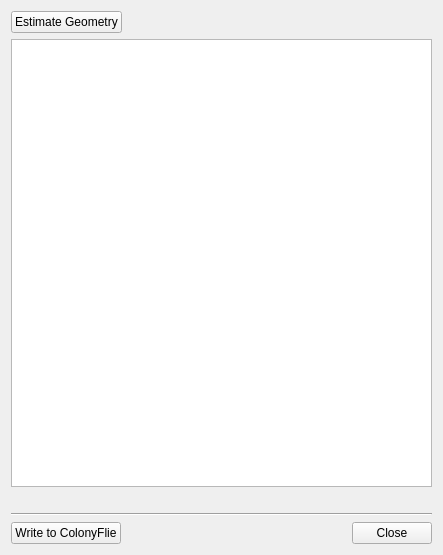
<?xml version="1.0" encoding="UTF-8"?>
<ui version="4.0">
 <class>Form</class>
 <widget class="QWidget" name="Form">
  <property name="windowModality">
   <enum>Qt::ApplicationModal</enum>
  </property>
  <property name="geometry">
   <rect>
    <x>0</x>
    <y>0</y>
    <width>443</width>
    <height>555</height>
   </rect>
  </property>
  <property name="windowTitle">
   <string>Basestation Geometry Managment</string>
  </property>
  <layout class="QVBoxLayout" name="verticalLayout_4">
   <item>
    <layout class="QVBoxLayout" name="verticalLayout">
     <item>
      <layout class="QHBoxLayout" name="horizontalLayout">
       <item>
        <widget class="QPushButton" name="_estimate_geometry_button">
         <property name="text">
          <string>Estimate Geometry</string>
         </property>
        </widget>
       </item>
       <item>
        <spacer name="horizontalSpacer_2">
         <property name="orientation">
          <enum>Qt::Horizontal</enum>
         </property>
         <property name="sizeHint" stdset="0">
          <size>
           <width>40</width>
           <height>20</height>
          </size>
         </property>
        </spacer>
       </item>
      </layout>
     </item>
     <item>
      <widget class="QTableView" name="_table_view"/>
     </item>
     <item>
      <layout class="QHBoxLayout" name="horizontalLayout_4">
       <item>
        <spacer name="horizontalSpacer_3">
         <property name="orientation">
          <enum>Qt::Horizontal</enum>
         </property>
         <property name="sizeHint" stdset="0">
          <size>
           <width>40</width>
           <height>20</height>
          </size>
         </property>
        </spacer>
       </item>
      </layout>
     </item>
     <item>
      <widget class="Line" name="line">
       <property name="orientation">
        <enum>Qt::Horizontal</enum>
       </property>
      </widget>
     </item>
     <item>
      <layout class="QHBoxLayout" name="horizontalLayout_2">
       <item>
        <widget class="QPushButton" name="_write_to_cf_button">
         <property name="text">
          <string>Write to ColonyFlie</string>
         </property>
        </widget>
       </item>
       <item>
        <spacer name="horizontalSpacer">
         <property name="orientation">
          <enum>Qt::Horizontal</enum>
         </property>
         <property name="sizeHint" stdset="0">
          <size>
           <width>40</width>
           <height>20</height>
          </size>
         </property>
        </spacer>
       </item>
       <item>
        <widget class="QPushButton" name="_close_button">
         <property name="text">
          <string>Close</string>
         </property>
        </widget>
       </item>
      </layout>
     </item>
    </layout>
   </item>
  </layout>
 </widget>
 <resources/>
 <connections/>
</ui>
